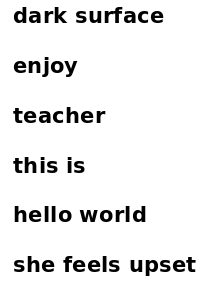
#> input picture ocr/ocr_test.png, 210 x 297 px
$ python split_line.py   (older library calls are emulated)
#> lines starting #> are read from the running program, lines starting #| are printed output that depends on the picture; after the words box and inside, x2 and y2 are one past the last pixel; in counts of white or black regions, pixels touching at a corner belong together
#!/usr/bin/python
# copied from:
# https://stackoverflow.com/questions/34981144/split-text-lines-in-scanned-document
# with minor changes
# you may need to install opencv and its python libs
# apt-get install opencv-python

import cv2
import numpy as np

## (1) read
img = cv2.imread("ocr_test.png")
#> img is the input picture: shape (297, 210, 3); min 0, max 255, mean 236.3
gray = cv2.cvtColor(img, cv2.COLOR_BGR2GRAY)

## (2) threshold
th, threshed = cv2.threshold(gray, 127, 255, cv2.THRESH_BINARY_INV|cv2.THRESH_OTSU)
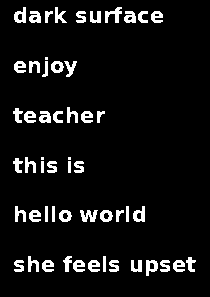
#> threshed: shape (297, 210); 7.2% white; 54 white regions (3 under 20 px), largest, box (x1, y1, x2, y2) and area: (105, 7, 122, 23) 136, (80, 210, 98, 222) 134, (14, 7, 26, 23) 120
#> th = 133

## (3) minAreaRect on the nozeros
pts = cv2.findNonZero(threshed)
#> pts = contour of 4504 points, box (x1, y1, x2, y2) (13, 7, 196, 276), area 3470
ret = cv2.minAreaRect(pts)
#> ret = ((103.3, 140.8), (181.1, 269.2), -0.535)

(cx,cy), (w,h), ang = ret
#> cx = 103.3; cy = 140.8; w = 181.1; h = 269.2; ang = -0.535
if w>h:
    w,h = h,w
    ang += 90

## (4) Find rotated matrix, do rotation
M = cv2.getRotationMatrix2D((cx,cy), ang, 1.0)
#> M = [[1, -0.00935, 1.32], [0.00935, 1, -0.96]]
rotated = cv2.warpAffine(threshed, M, (img.shape[1], img.shape[0]))
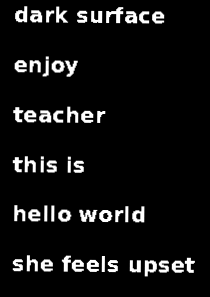
#> rotated: shape (297, 210); min 0, max 255, mean 18.4

## (5) find and draw the upper and lower boundary of each lines
# for python3
#hist = cv2.reduce(rotated,1, cv2.cv.REDUCE_AVG).reshape(-1)
# for python2
hist = cv2.reduce(rotated,1, cv2.cv.CV_REDUCE_AVG).reshape(-1)
#> hist = 297 values, max 131 at index 270, min 0 at index 0, mean 18.41

th = 2
H,W = img.shape[:2]
#> H = 297; W = 210
uppers = [y for y in range(H-1) if hist[y]<=th and hist[y+1]>th]
#> uppers = [5, 56, 59, 106, 155, 204, 254]
lowers = [y for y in range(H-1) if hist[y]>th and hist[y+1]<=th]
#> lowers = [23, 58, 76, 122, 172, 222, 275]

rotated2 = cv2.cvtColor(rotated, cv2.COLOR_GRAY2BGR)
for y in uppers:
    cv2.line(rotated2, (0,y), (W, y), (255,0,0), 1)
    print("uppers y is:", y )
#> this loop made 7 passes
#> y on passes 1 to 7: 5, 56, 59, 106, 155, 204, 254
#| uppers y is: 5
#| uppers y is: 56
#| uppers y is: 59
#| uppers y is: 106
#| uppers y is: 155
#| uppers y is: 204
#| uppers y is: 254
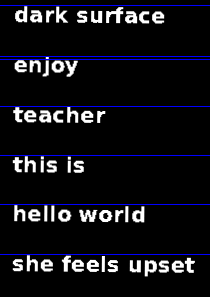
#> rotated2: shape (297, 210, 3); mean B, G, R 24.4, 18.4, 18.4

for y in lowers:
    cv2.line(rotated2, (0,y), (W, y), (0,255,0), 1)
    print("lowers y is:", y )
#> this loop made 7 passes
#> y on passes 1 to 7: 23, 58, 76, 122, 172, 222, 275
#| lowers y is: 23
#| lowers y is: 58
#| lowers y is: 76
#| lowers y is: 122
#| lowers y is: 172
#| lowers y is: 222
#| lowers y is: 275
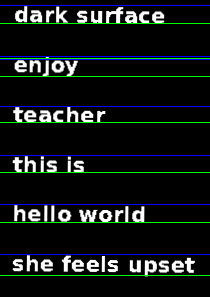
#> rotated2: shape (297, 210, 3); 2.36% of pixels changed, all inside (x1, y1, x2, y2) = (0, 23, 210, 276)

cv2.imwrite("result.png", rotated2)

# write file line by line
i = 0
for ty in uppers:
  found_top = False
  for ly in lowers:
    if found_top == False and ly > ty:
      found_top = True
      print("ly is:", ly )
      print("ty is:", ty )
      # revert black/write for our ocr format
      roi = cv2.bitwise_not( rotated[ty-2:ly+2, 0:W] )
      cv2.imwrite('line_{}.png'.format(i), roi)
      i = i+1
#> this loop made 7 passes
#| ly is: 23
#| ty is: 5
#| ly is: 58
#| ty is: 56
#| ly is: 76
#| ty is: 59
#| ly is: 122
#| ty is: 106
#| ly is: 172
#| ty is: 155
#> (further printed lines are left out)
#> pass 1, `cv2.imwrite('line_{}.png'.format(i), roi)`:
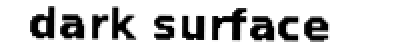
#> saved as line_0.png: shape (22, 210) (shown 2 times larger); min 0, max 255, mean 201.3
#> after the loop:
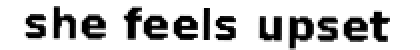
#> roi: shape (25, 210) (shown 2 times larger); min 0, max 255, mean 197.9
#> after the loop, i = 7
